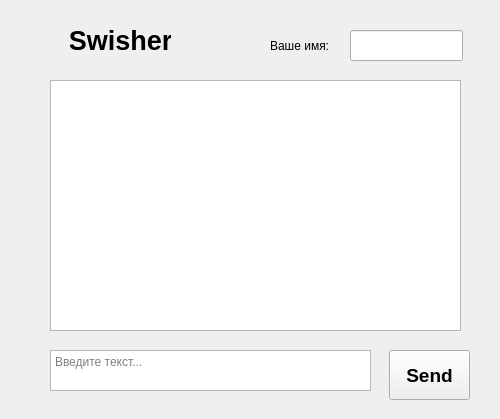
<?xml version="1.0" encoding="UTF-8"?>
<ui version="4.0">
 <class>MainWindow</class>
 <widget class="QMainWindow" name="MainWindow">
  <property name="geometry">
   <rect>
    <x>0</x>
    <y>0</y>
    <width>500</width>
    <height>419</height>
   </rect>
  </property>
  <property name="windowTitle">
   <string>MainWindow</string>
  </property>
  <widget class="QWidget" name="centralwidget">
   <widget class="QPushButton" name="pushButton">
    <property name="geometry">
     <rect>
      <x>389</x>
      <y>350</y>
      <width>81</width>
      <height>50</height>
     </rect>
    </property>
    <property name="font">
     <font>
      <pointsize>14</pointsize>
      <weight>75</weight>
      <bold>true</bold>
     </font>
    </property>
    <property name="text">
     <string>Send</string>
    </property>
   </widget>
   <widget class="QTextEdit" name="textEdit">
    <property name="geometry">
     <rect>
      <x>50</x>
      <y>350</y>
      <width>321</width>
      <height>41</height>
     </rect>
    </property>
    <property name="placeholderText">
     <string>Введите текст...</string>
    </property>
   </widget>
   <widget class="QLabel" name="label">
    <property name="geometry">
     <rect>
      <x>270</x>
      <y>30</y>
      <width>71</width>
      <height>31</height>
     </rect>
    </property>
    <property name="text">
     <string>Ваше имя:</string>
    </property>
   </widget>
   <widget class="QLineEdit" name="lineEdit">
    <property name="geometry">
     <rect>
      <x>350</x>
      <y>30</y>
      <width>113</width>
      <height>31</height>
     </rect>
    </property>
   </widget>
   <widget class="QTextBrowser" name="textBrowser">
    <property name="geometry">
     <rect>
      <x>50</x>
      <y>80</y>
      <width>411</width>
      <height>251</height>
     </rect>
    </property>
   </widget>
   <widget class="QLabel" name="label_2">
    <property name="geometry">
     <rect>
      <x>70</x>
      <y>20</y>
      <width>101</width>
      <height>41</height>
     </rect>
    </property>
    <property name="font">
     <font>
      <pointsize>20</pointsize>
      <weight>75</weight>
      <bold>true</bold>
      <underline>false</underline>
     </font>
    </property>
    <property name="text">
     <string>Swisher</string>
    </property>
    <property name="alignment">
     <set>Qt::AlignCenter</set>
    </property>
   </widget>
  </widget>
 </widget>
 <resources/>
 <connections/>
</ui>
